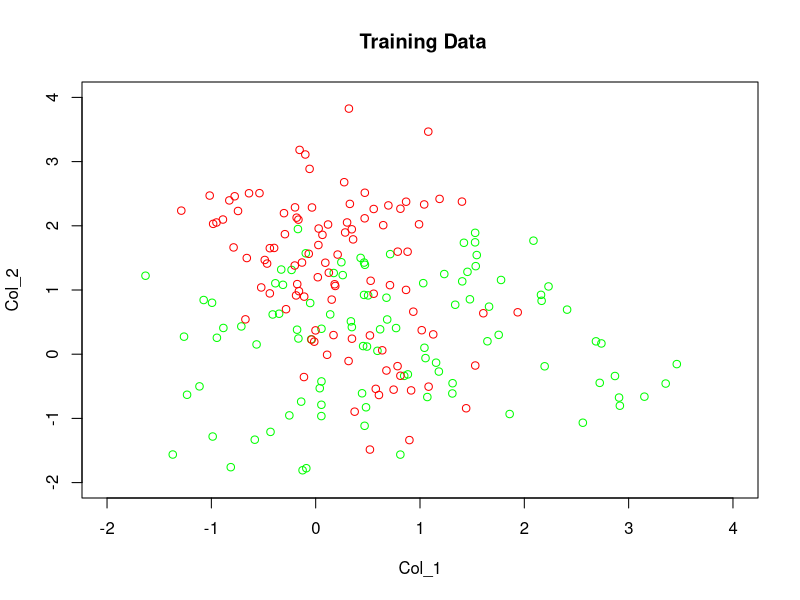
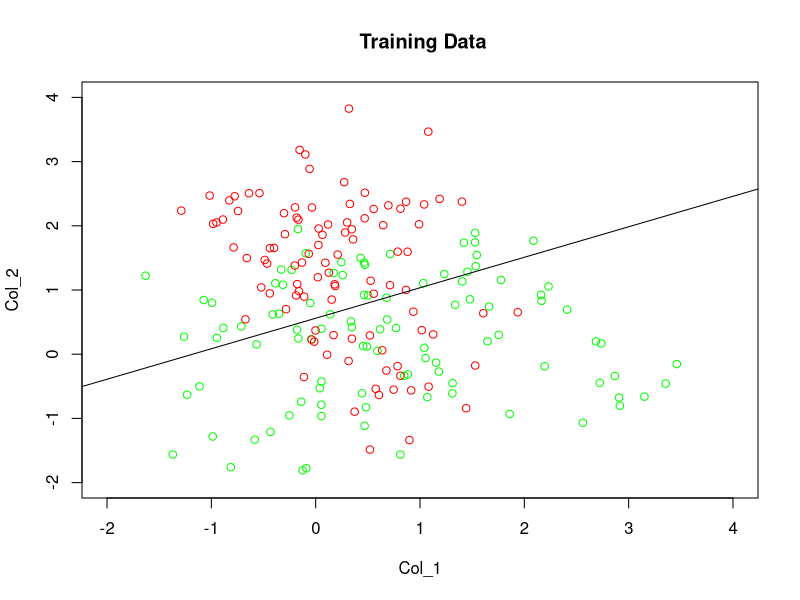

Recreate these plots in R, in order.
library(dplyr)
library(MASS)
#Getting data from Hw-1 Q-4 to be used in Hw-2 Q3 --

#pre defining numbers and parameters
mean_1<- c(2,1)
mean_2<- c(1,2)
sigma<- matrix(c(1,0,0,1),nrow = 2)
#Q-4 part i (Train set)
no_train_set<- 100
set.seed(2020)
train_model<-rbind(mvrnorm(no_train_set,mean_1,sigma),
                   mvrnorm(no_train_set,mean_2,sigma))
train_y<-c(rep(1,no_train_set),rep(0,no_train_set))
# Q4 part iii (test set)
no_test_set<-500
set.seed(2019)
test_model<- rbind(mvrnorm(no_test_set,mean_1,sigma),
                   mvrnorm(no_test_set,mean_2,sigma))
test_y<- c(rep(1,no_test_set),rep(0,no_test_set))

## Linear Regression model on training data for HW-2 Q3 a) 
linear_reg<- lm(train_y~train_model)
summary(linear_reg)
intercept<- linear_reg$coefficients[1]
slope<- linear_reg$coefficients[-1]
#training error-
linear_reg_training =  as.vector(1*((intercept + train_model%*%slope)>0.5))
linear_reg_training_error = mean(linear_reg_training != train_y)
print(linear_reg_training_error)

#testing error
linear_reg_testing =  as.vector(1*((intercept + test_model%*%slope)>0.5))
linear_pred_test_error = mean(linear_reg_testing != test_y)
print(linear_pred_test_error)

# LDA model on training data for hw-2 Q3 b)
lda_train_data<- cbind(train_model,train_y)
lda_train<- as.data.frame(lda_train_data)
lda_model <- lda(train_y ~ V1+V2, data=lda_train)
summary(lda_model)

# Training Error
table(lda_train[,3])

lda_training <- predict(lda_model, lda_train)$class
table(lda_training, lda_train[,3])
lda_training_error <- mean(lda_training != lda_train[,3])
print(lda_training_error)

# Testing Error
lda_test_data<- cbind(test_model,test_y)
lda_test<- as.data.frame(lda_test_data)

#table(lda_test[,3])
lda_testing <- predict(lda_model, lda_test)$class
table(lda_testing, lda_test[,3])
lda_testing_error = mean(lda_testing != lda_test[,3])
print(lda_testing_error)

# Logitic Regression model on training data for hw-2 Q3 c)
log_training = cbind(train_model, train_y)
log_training_data = as.data.frame(log_training)
table(log_training_data[,3])

#Logistic Regression Model
log_model = glm(train_y ~ V1+V2, data=log_training_data, family='binomial')
summary(log_model)

# Training Error
log_train = predict(log_model, log_training_data)
log_v = ifelse(log_train > 0, '1','0')
y_new = cbind(log_training_data, log_v)
log_training_error = mean(y_new[,4] != log_training_data[,3])
print(log_training_error)

# Testing Error
log_testing = cbind(test_model, test_y)
log_testing_data = as.data.frame(log_testing)
table(log_testing_data[,3])

log_test = predict(log_model, log_testing_data)
log_testing_data = log_testing_data %>% mutate(log_v = ifelse(log_test > 0, '1','0'))
log_testing_error = nrow(subset(log_testing_data,log_v!=log_testing_data[,3]))/nrow(log_testing_data)
print(log_testing_error)

#Q4 a) Generating a training set with given code

#generate ten centers, which are treated
Sig <- matrix(c(1,0,0,1),nrow=2)
seed_center <- 16
set.seed(seed_center)
center_green <- mvrnorm(n=10,c(1,0),Sig)
center_red <- mvrnorm(n=10,c(0,1),Sig)
##define a function "gendata2" first
gendata2 <-function(n,mu1,mu2,Sig1,Sig2,myseed)
{
  set.seed(myseed)
  mean1 <- mu1[sample(1:10,n,replace=T),]
  mean2 <- mu2[sample(1:10,n,replace=T),]
  green <- matrix(0,ncol=2,nrow=n)
  red <- matrix(0,ncol=2,nrow=n)
  for(i in 1:n){
    green[i,] <- mvrnorm(1,mean1[i,],Sig1)
    red[i,] <- mvrnorm(1,mean2[i,],Sig2)
  }
  x <- rbind(green,red)
  return(x)
}
#generate the training set
seed_train <- 2000
ntrain <- 100
train2 <- gendata2(ntrain,center_green,center_red,
                   Sig/5, Sig/5,seed_train)
ytrain <- c(rep(1,ntrain),rep(0,ntrain))

training_set<- cbind(train2,ytrain)
save(training_set,file= "training_set_2.RData")

#Drawing a scatterplot of the training set for Q4 b)
class_1<- "green"
class_2<- "red"

plot_1<- plot(train2[1:100, ], col="green", xlim=c(-2,4), ylim=c(-2,4), xlab = "Col_1", ylab = "Col_2", main=" Training Data")+
points(train2[101:200, ], col="red") 

#Generating testing set for Q4 c)
seed_testing <- 2014
ntesting <- 500
test_2 <- gendata2(ntesting,center_green,center_red,
                   Sig/5, Sig/5,seed_testing)
test_y_2 <- c(rep(1,ntesting),rep(0,ntesting))

test_set<- cbind(test_2,test_y_2)
testing_set<- as.data.frame(test_set)
#Saving test set for fututre use
save(testing_set,file= "test_set_2.RData")

# Q-5 a) fitting a linear regression model on the data generated in Q-4
linear_reg_model<- lm(ytrain~train2)
summary(linear_reg_model)
intercept_linear_model<- linear_reg_model$coefficients[1]
slope_linear_model<- linear_reg_model$coefficients[-1]

# Q-5 b) Adding the linear decision boundary to the plot 
plot_2<- plot(train2[1:100, ], col="green", xlim=c(-2,4), ylim=c(-2,4), xlab = "Col_1", ylab = "Col_2", main=" Training Data")+
  points(train2[101:200, ], col="red") 
abline(coef = c((intercept_linear_model-0.5)/(-slope_linear_model[2]),slope_linear_model[1]/(-slope_linear_model[2])), col=1,lwd=1)

# Q-5 c) Computing the training and test error
#training error 
lin_reg_train =  ifelse(as.vector(1*((intercept_linear_model + train2 %*% slope_linear_model)>0.5)),'1','0')
lin_reg_training_error = mean(lin_reg_train != ytrain)
print(lin_reg_training_error)

# Testinng Error
lin_reg_test =  ifelse(as.vector(1*((intercept_linear_model + test_2 %*% slope_linear_model)>0.5)),'1','0')
lin_reg_test_error = mean(lin_reg_test != test_y_2)
print(lin_reg_test_error)
